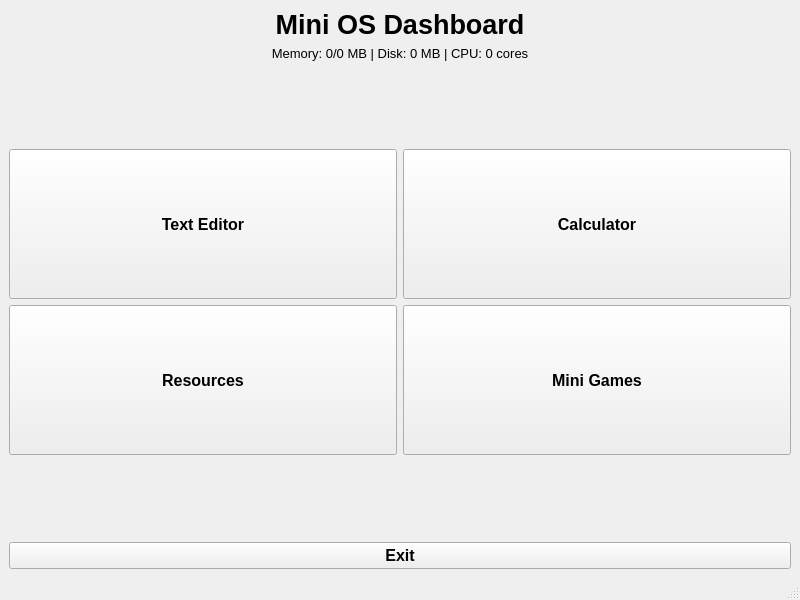
<?xml version="1.0" encoding="UTF-8"?>
<ui version="4.0">
 <class>MainDashboard</class>
 <widget class="QMainWindow" name="MainDashboard">
  <property name="geometry">
   <rect>
    <x>0</x>
    <y>0</y>
    <width>800</width>
    <height>600</height>
   </rect>
   
  </property>
  <property name="windowTitle">
   <string>Mini OS - Dashboard</string>
  </property>
  <widget class="QWidget" name="centralwidget">
   <layout class="QVBoxLayout" name="verticalLayout">
    <item>
     <widget class="QLabel" name="titleLabel">
      <property name="font">
       <font>
        <family>Arial</family>
        <pointsize>20</pointsize>
        <weight>75</weight>
        <bold>true</bold>
       </font>
      </property>
      <property name="text">
       <string>Mini OS Dashboard</string>
      </property>
      <property name="alignment">
       <set>Qt::AlignCenter</set>
      </property>
     </widget>
    </item>
    <item>
     <widget class="QLabel" name="memoryLabel">
      <property name="font">
       <font>
        <family>Arial</family>
        <pointsize>10</pointsize>
       </font>
      </property>
      <property name="text">
       <string>Memory: 0/0 MB | Disk: 0 MB | CPU: 0 cores</string>
      </property>
      <property name="alignment">
       <set>Qt::AlignCenter</set>
      </property>
     </widget>
    </item>
    <item>
     <spacer name="verticalSpacer">
      <property name="orientation">
       <enum>Qt::Vertical</enum>
      </property>
      <property name="sizeHint" stdset="0">
       <size>
        <width>20</width>
        <height>20</height>
       </size>
      </property>
     </spacer>
    </item>
    <item>
     <layout class="QGridLayout" name="gridLayout">
      <item row="0" column="0">
       <widget class="QPushButton" name="textEditorButton">
        <property name="minimumSize">
         <size>
          <width>150</width>
          <height>150</height>
         </size>
        </property>
        <property name="font">
         <font>
          <family>Arial</family>
          <pointsize>12</pointsize>
          <weight>75</weight>
          <bold>true</bold>
         </font>
        </property>
        <property name="text">
         <string>Text Editor</string>
        </property>
        <property name="icon">
         <iconset resource="resources.qrc">
          <normaloff>:/icons/text-editor.png</normaloff>:/icons/text-editor.png</iconset>
        </property>
        <property name="iconSize">
         <size>
          <width>64</width>
          <height>64</height>
         </size>
        </property>
       </widget>
      </item>
      <item row="0" column="1">
       <widget class="QPushButton" name="calculatorButton">
        <property name="minimumSize">
         <size>
          <width>150</width>
          <height>150</height>
         </size>
        </property>
        <property name="font">
         <font>
          <family>Arial</family>
          <pointsize>12</pointsize>
          <weight>75</weight>
          <bold>true</bold>
         </font>
        </property>
        <property name="text">
         <string>Calculator</string>
        </property>
        <property name="icon">
         <iconset resource="resources.qrc">
          <normaloff>:/icons/calculator.png</normaloff>:/icons/calculator.png</iconset>
        </property>
        <property name="iconSize">
         <size>
          <width>64</width>
          <height>64</height>
         </size>
        </property>
       </widget>
      </item>
      <item row="1" column="0">
       <widget class="QPushButton" name="resourcesButton">
        <property name="minimumSize">
         <size>
          <width>150</width>
          <height>150</height>
         </size>
        </property>
        <property name="font">
         <font>
          <family>Arial</family>
          <pointsize>12</pointsize>
          <weight>75</weight>
          <bold>true</bold>
         </font>
        </property>
        <property name="text">
         <string>Resources</string>
        </property>
        <property name="icon">
         <iconset resource="resources.qrc">
          <normaloff>:/icons/resources.png</normaloff>:/icons/resources.png</iconset>
        </property>
        <property name="iconSize">
         <size>
          <width>64</width>
          <height>64</height>
         </size>
        </property>
       </widget>
      </item>
      <item row="1" column="1">
       <widget class="QPushButton" name="gamesButton">
        <property name="minimumSize">
         <size>
          <width>150</width>
          <height>150</height>
         </size>
        </property>
        <property name="font">
         <font>
          <family>Arial</family>
          <pointsize>12</pointsize>
          <weight>75</weight>
          <bold>true</bold>
         </font>
        </property>
        <property name="text">
         <string>Mini Games</string>
        </property>
        <property name="icon">
         <iconset resource="resources.qrc">
          <normaloff>:/icons/games.png</normaloff>:/icons/games.png</iconset>
        </property>
        <property name="iconSize">
         <size>
          <width>64</width>
          <height>64</height>
         </size>
        </property>
       </widget>
      </item>
     </layout>
    </item>
    <item>
     <spacer name="verticalSpacer_2">
      <property name="orientation">
       <enum>Qt::Vertical</enum>
      </property>
      <property name="sizeHint" stdset="0">
       <size>
        <width>20</width>
        <height>20</height>
       </size>
      </property>
     </spacer>
    </item>
    <item>
     <widget class="QPushButton" name="exitButton">
      <property name="font">
       <font>
        <family>Arial</family>
        <pointsize>12</pointsize>
        <weight>75</weight>
        <bold>true</bold>
       </font>
      </property>
      <property name="text">
       <string>Exit</string>
      </property>
     </widget>
    </item>
   </layout>
  </widget>
  <widget class="QStatusBar" name="statusbar"/>
 </widget>
 <resources>
  <include location="resources.qrc"/>
 </resources>
 <connections/>
</ui>
